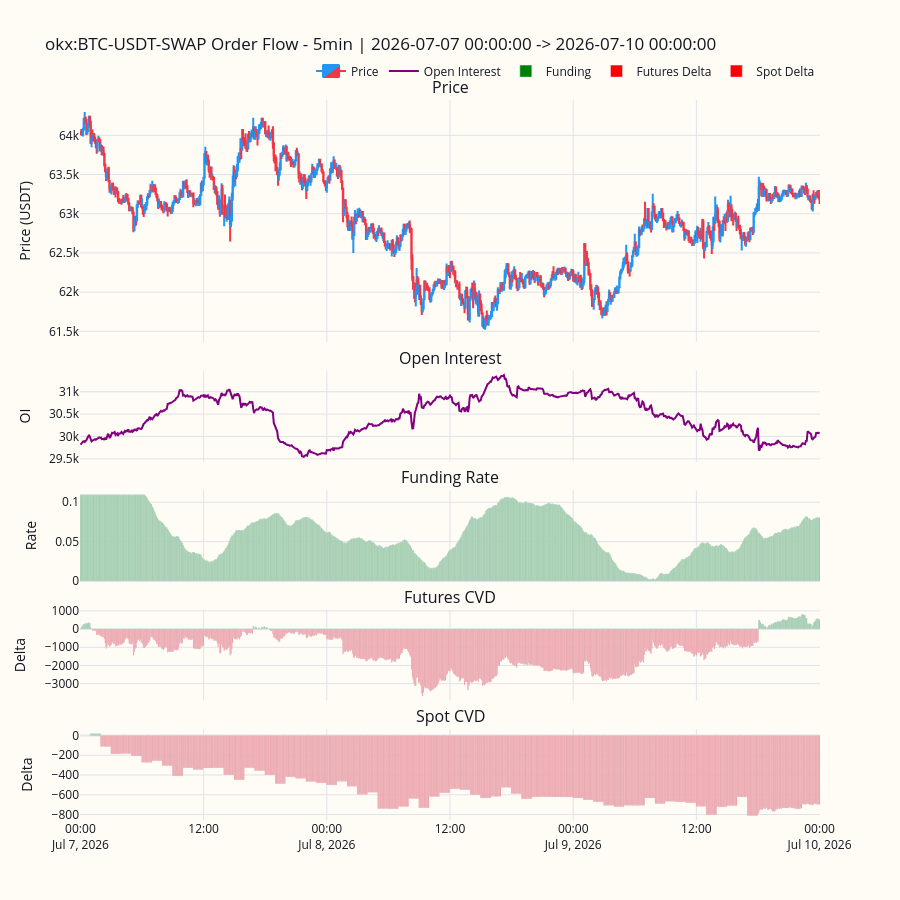

Notebook source saved alongside this figure:
### Code cell
from orderflow import build_order_flow_chart

# Layout is inferred from the features requested in build_dataset (df.attrs["layout"]).
title = " + ".join(f"{ex}:{sym}" for ex, sym in source.items())
fig = build_order_flow_chart(df, symbol=title, timeframe=timeframe)
fig.show()

### Figure 1 — Plotly figure (JSON) as saved in the notebook; plotly's stock layout.template omitted (floating-point values rounded to 4 significant figures; data arrays with more than 128 entries replaced by an {"elided": "..."} marker saying what was removed)
{"data": [{"close": {"elided": "865 float values"}, "decreasing": {"fillcolor": "#F23645", "line": {"color": "#F23645"}}, "high": {"elided": "865 float values"}, "increasing": {"fillcolor": "#2196F3", "line": {"color": "#2196F3"}}, "low": {"elided": "865 float values"}, "name": "Price", "open": {"elided": "865 float values"}, "type": "candlestick", "x": {"elided": "865 str values"}, "xaxis": "x", "yaxis": "y"}, {"line": {"color": "purple", "width": 2}, "name": "Open Interest", "type": "scatter", "x": {"elided": "865 str values"}, "xaxis": "x2", "y": {"elided": "865 float values"}, "yaxis": "y2"}, {"marker": {"color": {"elided": "865 str values"}}, "name": "Funding", "type": "bar", "x": {"elided": "865 str values"}, "xaxis": "x3", "y": {"elided": "865 float values"}, "yaxis": "y3"}, {"marker": {"color": {"elided": "865 str values"}}, "name": "Futures Delta", "type": "bar", "x": {"elided": "865 str values"}, "xaxis": "x4", "y": {"elided": "865 float values"}, "yaxis": "y4"}, {"marker": {"color": {"elided": "865 str values"}}, "name": "Spot Delta", "type": "bar", "x": {"elided": "865 str values"}, "xaxis": "x5", "y": {"elided": "865 float values"}, "yaxis": "y5"}], "layout": {"annotations": [{"font": {"size": 16}, "showarrow": false, "text": "Price", "x": 0.5, "xanchor": "center", "xref": "paper", "y": 1, "yanchor": "bottom", "yref": "paper"}, {"font": {"size": 16}, "showarrow": false, "text": "Open Interest", "x": 0.5, "xanchor": "center", "xref": "paper", "y": 0.624, "yanchor": "bottom", "yref": "paper"}, {"font": {"size": 16}, "showarrow": false, "text": "Funding Rate", "x": 0.5, "xanchor": "center", "xref": "paper", "y": 0.458, "yanchor": "bottom", "yref": "paper"}, {"font": {"size": 16}, "showarrow": false, "text": "Futures CVD", "x": 0.5, "xanchor": "center", "xref": "paper", "y": 0.292, "yanchor": "bottom", "yref": "paper"}, {"font": {"size": 16}, "showarrow": false, "text": "Spot CVD", "x": 0.5, "xanchor": "center", "xref": "paper", "y": 0.126, "yanchor": "bottom", "yref": "paper"}], "font": {"color": "#131722"}, "height": 900, "legend": {"orientation": "h", "x": 1, "xanchor": "right", "y": 1.02, "yanchor": "bottom"}, "paper_bgcolor": "#FFFBF5", "plot_bgcolor": "#FFFBF5", "showlegend": true, "title": {"text": "okx:BTC-USDT-SWAP Order Flow - 5min | 2026-07-07 00:00:00 -> 2026-07-10 00:00:00"}, "xaxis": {"anchor": "y", "domain": [0, 1], "gridcolor": "#E0E3EB", "matches": "x5", "rangeslider": {"visible": false}, "showticklabels": false, "zerolinecolor": "#E0E3EB"}, "xaxis2": {"anchor": "y2", "domain": [0, 1], "gridcolor": "#E0E3EB", "matches": "x5", "showticklabels": false, "zerolinecolor": "#E0E3EB"}, "xaxis3": {"anchor": "y3", "domain": [0, 1], "gridcolor": "#E0E3EB", "matches": "x5", "showticklabels": false, "zerolinecolor": "#E0E3EB"}, "xaxis4": {"anchor": "y4", "domain": [0, 1], "gridcolor": "#E0E3EB", "matches": "x5", "showticklabels": false, "zerolinecolor": "#E0E3EB"}, "xaxis5": {"anchor": "y5", "domain": [0, 1], "gridcolor": "#E0E3EB", "showticklabels": true, "zerolinecolor": "#E0E3EB"}, "yaxis": {"anchor": "x", "domain": [0.664, 1], "gridcolor": "#E0E3EB", "title": {"text": "Price (USDT)"}, "zerolinecolor": "#E0E3EB"}, "yaxis2": {"anchor": "x2", "domain": [0.498, 0.624], "gridcolor": "#E0E3EB", "title": {"text": "OI"}, "zerolinecolor": "#E0E3EB"}, "yaxis3": {"anchor": "x3", "domain": [0.332, 0.458], "gridcolor": "#E0E3EB", "title": {"text": "Rate"}, "zerolinecolor": "#E0E3EB"}, "yaxis4": {"anchor": "x4", "domain": [0.166, 0.292], "gridcolor": "#E0E3EB", "title": {"text": "Delta"}, "zerolinecolor": "#E0E3EB"}, "yaxis5": {"anchor": "x5", "domain": [0, 0.126], "gridcolor": "#E0E3EB", "title": {"text": "Delta"}, "zerolinecolor": "#E0E3EB"}}}
